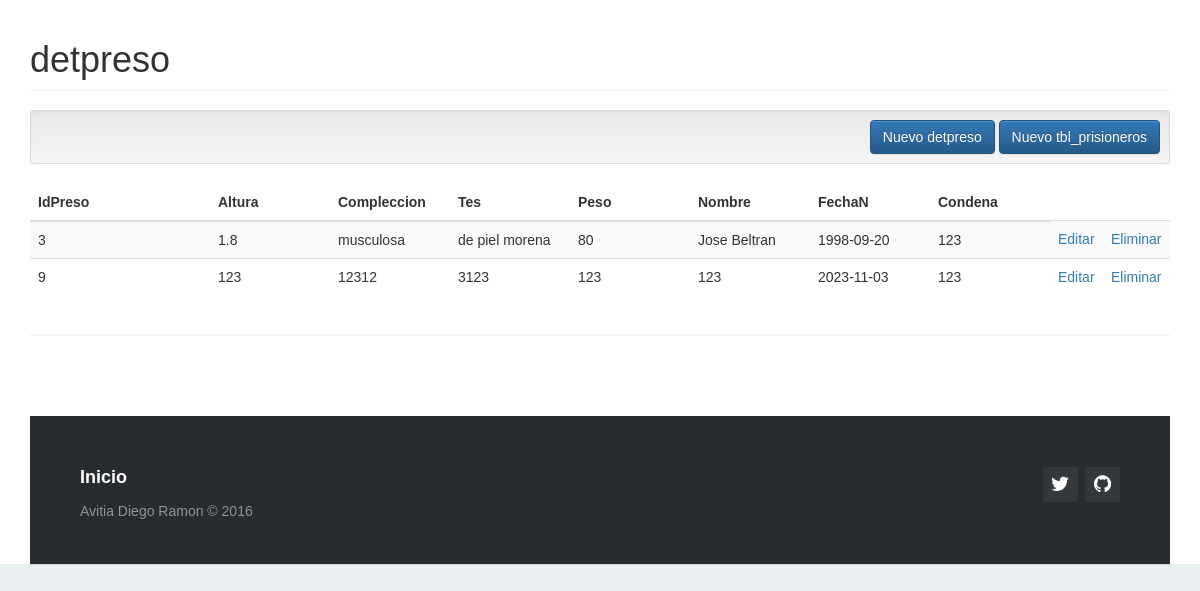
The page / on the database its author committed.
### tables this page shows
CREATE TABLE `detpreso` (
  `IdPreso` int(11) NOT NULL,
  `Altura` float(10,2) NOT NULL,
  `Compleccion` varchar(50) NOT NULL,
  `Tes` varchar(50) NOT NULL,
  `Peso` float(10,2) NOT NULL,
  `Nombre` varchar(50) NOT NULL,
  `FechaN` date NOT NULL,
  `Condena` varchar(199) NOT NULL
);

### Controller/detpreso.controller.php (called while the page is built, shortened)
<?php
require_once 'model/detpreso.php';
class detpresoController{
    public function __CONSTRUCT(){
        $this->model = new detpreso();
    }
    public function Index(){
        require_once 'view/header.php';
        require_once 'view/detpreso/detpreso.php';
        require_once 'view/footer.php';
    }
}

### Model/database.php (called while the page is built)
<?php
class Database
{
    public static function Conectar()
    {
        $pdo = new PDO('mysql:host=localhost;dbname=cereso;charset=utf8', 'root', '');
        $pdo->setAttribute(PDO::ATTR_ERRMODE, PDO::ERRMODE_EXCEPTION);
        return $pdo;
    }
}

### Model/detpreso.php (called while the page is built, shortened)
<?php
class detpreso
{
	private $pdo;
	public function __CONSTRUCT()
	{
		try
		{
			$this->pdo = Database::Conectar();
		}
		catch(Exception $e)
		{
			die($e->getMessage());
		}
	}
	public function Listar()
	{
		try
		{
			$stm = $this->pdo->prepare("SELECT * FROM detpreso");
			$stm->execute();
			return $stm->fetchAll(PDO::FETCH_OBJ);
		}
		catch(Exception $e)
		{
			die($e->getMessage());
		}
	}
}

### View/detpreso/detpreso.php (the view)
<h1 class="page-header">detpreso</h1>
<div class="well well-sm text-right">
    <a class="btn btn-primary" href="?c=detpreso&a=Nuevo">Nuevo detpreso</a>
    <a class="btn btn-primary" href="?c=tbl_prisioneros&a=Nuevo">Nuevo tbl_prisioneros</a>
</div>
<table class="table table-striped">
    <thead>
        <tr>
            <th style="width:180px;">IdPreso</th>
            <th style="width:120px;">Altura</th>
            <th style="width:120px;">Compleccion</th>
            <th style="width:120px;">Tes</th>
            <th style="width:120px;">Peso</th>
            <th style="width:120px;">Nombre</th>
            <th style="width:120px;">FechaN</th>
            <th style="width:120px;">Condena</th>
        </tr>
    </thead>
    <tbody>
    <?php foreach($this->model->Listar() as $r): ?>
        <tr>
            <td><?php echo $r->IdPreso; ?></td>
            <td><?php echo $r->Altura; ?></td>
            <td><?php echo $r->Compleccion; ?></td>
            <td><?php echo $r->Tes; ?></td>
            <td><?php echo $r->Peso; ?></td>
            <td><?php echo $r->Nombre; ?></td>
            <td><?php echo $r->FechaN; ?></td>
            <td><?php echo $r->Condena; ?></td>
            <td>
                <a href="?c=detpreso&a=Crud&IdPreso=<?php echo $r->IdPreso; ?>">Editar</a>
            </td>
            <td>
                <a onclick="javascript:return confirm('¿Seguro de eliminar este registro?');" href="?c=detpreso&a=Eliminar&IdPreso=<?php echo $r->IdPreso; ?>">Eliminar</a>
            </td>
        </tr>
    <?php endforeach; ?>
    </tbody>
</table>

### index.php (shortened to what this page needs)
<?php
  require_once 'model/database.php';
  if(!isset($_REQUEST['c']))
  {
    $controller = new $controller;
    $controller->Index();
  }

### View/header.php (shortened to what this page needs)
<!DOCTYPE html>
<html lang="es">
	<head>
        <link rel="stylesheet" href="assets/css/bootstrap.min.css" />
        <link rel="stylesheet" href="assets/css/bootstrap-theme.min.css" />
        <link rel="stylesheet" href="assets/js/jquery-ui/jquery-ui.min.css" />
        <link rel="stylesheet" href="assets/css/style.css" />
        <link rel="stylesheet" href="assets/css/demo.css">
	      <link rel="stylesheet" href="assets/css/footer-distributed.css">
				<link rel="stylesheet" href="http://maxcdn.bootstrapcdn.com/font-awesome/4.2.0/css/font-awesome.min.css">
	</head>
    <body>
    <div class="container">

### View/footer.php (shortened to what this page needs)
            <div class="row">
                <div class="col-xs-12">
                    <hr />
                    <footer class="footer-distributed">
			                <div class="footer-right">
				                <a href="https://twitter.com/rbaenan"><i class="fa fa-twitter"></i></a>
				                <a href="https://github.com/rbaena"><i class="fa fa-github"></i></a>
  			              </div>
			                <div class="footer-left">
				                <p class="footer-links">
					                <a href="index.php">Inicio</a>
				                </p>
				                <p>Avitia Diego Ramon &copy; 2016</p>
			                </div>
		                </footer>
                </div>
            </div>
        </div>
    </body>
</html>

### assets/css/demo.css (style rules this page uses)
* { padding:0; margin:0; }
html { background-color: #eaf0f2; }
body { font:14px/1.5 Arial, Helvetica, sans-serif; }
footer { position: fixed; bottom: 0; }
@media (max-height:800px) { footer { position: static; } }

### assets/css/footer-distributed.css (style rules this page uses)
.footer-distributed { background-color: #292c2f; box-shadow: 0 1px 1px 0 rgba(0, 0, 0, 0.12); box-sizing: border-box; width: 100%; text-align: left; font: normal 16px sans-serif; padding: 45px 50px; margin-top: 80px; }
.footer-distributed .footer-left p { color: #8f9296; font-size: 14px; margin: 0; }
.footer-distributed p.footer-links { font-size:18px; font-weight: bold; color: #ffffff; margin: 0 0 10px; padding: 0; }
.footer-distributed p.footer-links a { display:inline-block; line-height: 1.8; text-decoration: none; color: inherit; }
.footer-distributed .footer-right { float: right; margin-top: 6px; max-width: 180px; }
.footer-distributed .footer-right a { display: inline-block; width: 35px; height: 35px; background-color: #33383b; border-radius: 2px; font-size: 20px; color: #ffffff; text-align: center; line-height: 35px; margin-left: 3px; }

### rows shown on the page
detpreso: IdPreso "3", Altura "1.8", Compleccion "musculosa", Tes "de piel morena", Peso "80", Nombre "Jose Beltran", FechaN "1998-09-20", Condena "123"
detpreso: IdPreso "9", Altura "123", Compleccion "12312", Tes "3123", Peso "123", Nombre "123", FechaN "2023-11-03", Condena "123"
